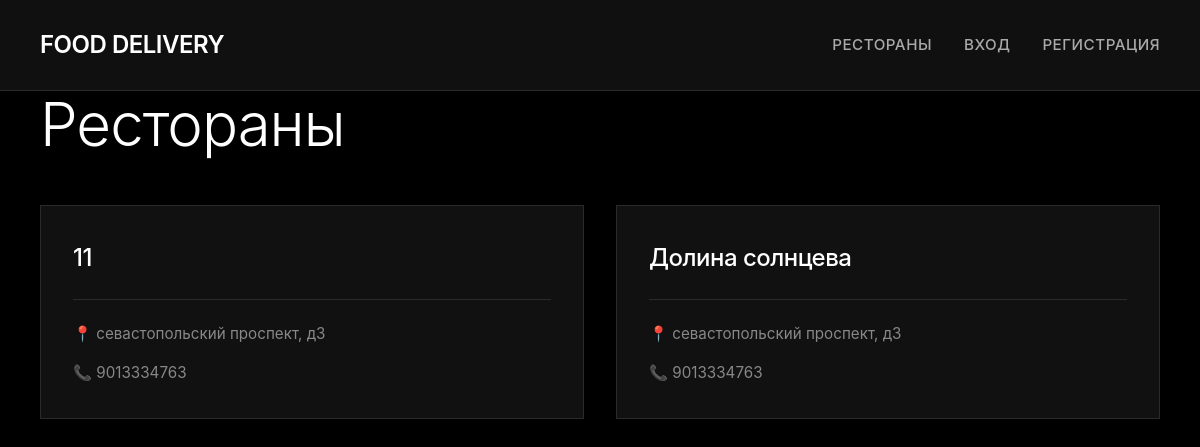
Before: / with the older database file.
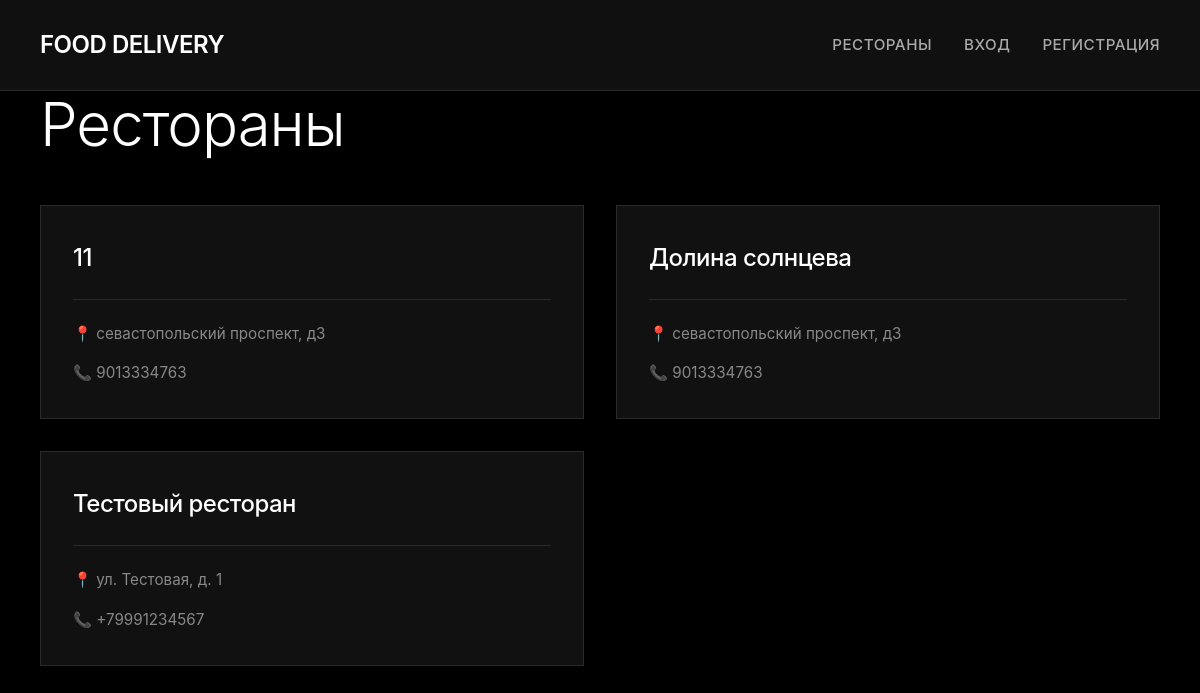
After: the same page with the newer database file.
### app/models.py (models this page shows, shortened)
class Restaurant(models.Model):
    name = models.CharField(max_length=200, verbose_name="Название")
    address = models.CharField(max_length=300, verbose_name="Адрес")
    phone = models.CharField(max_length=20, verbose_name="Телефон")
    owner = models.ForeignKey(User, on_delete=models.CASCADE, verbose_name="Владелец")
    created_at = models.DateTimeField(auto_now_add=True, verbose_name="Дата создания")
    history = HistoricalRecords()
    class Meta:
        verbose_name = "Ресторан"# Единственное число
        verbose_name_plural = "Рестораны"# Множественное число
        ordering = ['name']# Сортировка по умолчанию

### app/views.py (the view)
# urls.py: path('', views.index, name='index'),
def index(request):
    restaurants = Restaurant.objects.all()
    cart_items_count = get_cart_items_count(request)
    print(f"DEBUG: Found {restaurants.count()} restaurants")
    for restaurant in restaurants:
        print(f"DEBUG: Restaurant - ID: {restaurant.id}, Name: {restaurant.name}")
    return render(request, 'index.html', {
        'restaurants': restaurants,
        'cart_items_count': cart_items_count
    })

### app/views.py (called while the page is built)
def get_cart_items_count(request):
    cart = request.session.get('cart', {})
    return sum(cart.values())

### app/templates/index.html (shortened to what this page needs)
{% load static %}
<!DOCTYPE html>
<html lang="ru">
<head>
  <link rel="stylesheet" href="{% static 'style.css' %}">
</head>
<body>
  <div class="header">
    <div class="container">
      <a href="{% url 'index' %}" class="logo">FOOD DELIVERY</a>
      <nav class="nav">
        <a href="{% url 'index' %}">Рестораны</a>
        {% if user.is_authenticated %}
        <a href="{% url 'orders' %}">Мои заказы</a>
        <a href="{% url 'product_list' %}">Продукты</a>
        <a href="{% url 'cart' %}" class="cart-link">
          Корзина{% if cart_items_count > 0 %} ({{ cart_items_count }}){% endif %}
        </a>
        <a href="{% url 'logout' %}">Выход ({{ user.username }})</a>
        {% else %}
        <a href="{% url 'login' %}">Вход</a>
        <a href="{% url 'register' %}">Регистрация</a>
        {% endif %}
      </nav>
    </div>
  </div>
  <div class="container">
    <h1>Рестораны</h1>
    {% if restaurants %}
    <div class="restaurant-list">
      {% for restaurant in restaurants %}
      <a href="{% url 'restaurant_detail' restaurant.id %}" class="restaurant-card">
        <div class="restaurant-card-content">
          <h3>{{ restaurant.name }}</h3>
          <div class="restaurant-card-meta">
            <p>📍 {{ restaurant.address }}</p>
            <p>📞 {{ restaurant.phone }}</p>
          </div>
        </div>
      </a>
      {% endfor %}
    </div>
    {% else %}
    <div class="empty-state">
      <div class="empty-state-icon">🍽️</div>
      <h3>Ресторанов пока нет</h3>
      <p>Чтобы начать работу, добавьте рестораны через админ-панель</p>
    </div>
    {% endif %}
  </div>
</body>
</html>

Changed rows visible on the page:
added Restaurant: name "Тестовый ресторан", address "ул. Тестовая, д. 1", phone "+79991234567"
